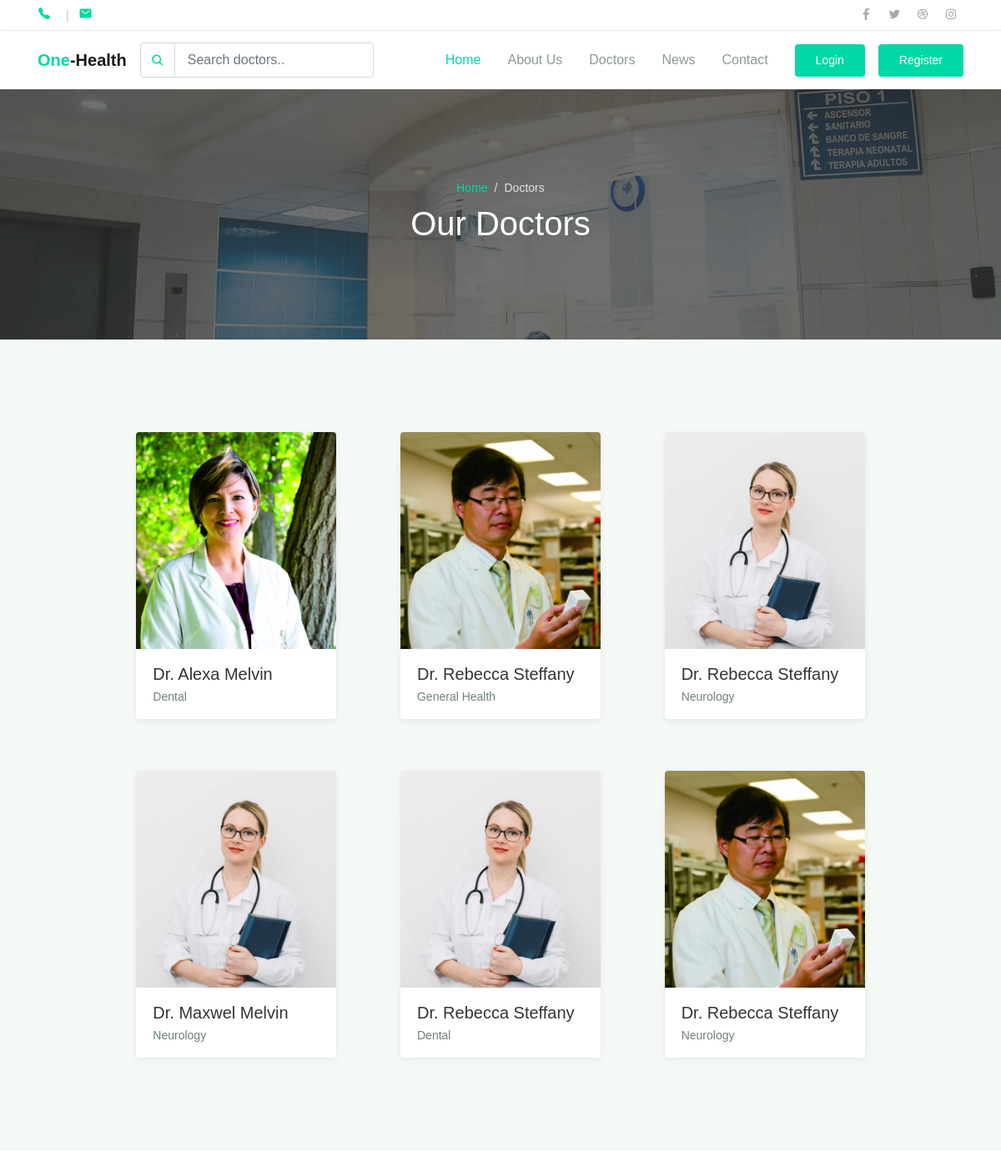
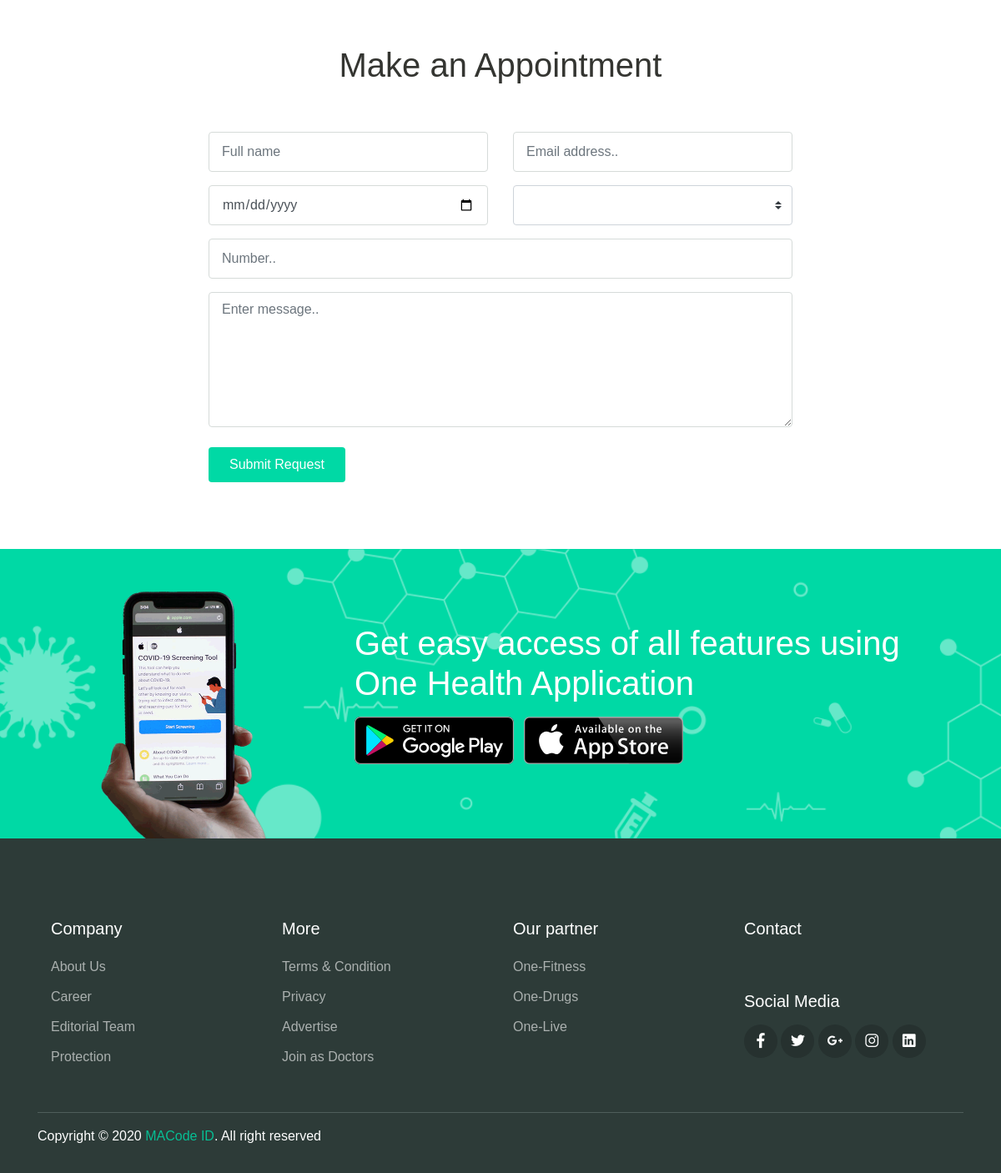
Screenshot of /doctor/ with the database file from the repository (2 pictures, top to bottom).
### app/models.py (models this page shows, shortened)
class Doctors(models.Model):
    image = models.ImageField(upload_to='uploads/')
    phone = models.CharField(max_length=255, null=True, blank=True)
    whatsapp = models.CharField(max_length=255, null=True, blank=True)
    name = models.CharField(max_length=255)
    department = models.CharField(max_length=255)
    class Meta:
        verbose_name = 'Doctor'
        verbose_name_plural = 'Doctors'

class FooterBanner(models.Model):
    banner_image = models.ImageField(upload_to='uploads/')
    mobile_app_image = models.ImageField(upload_to='uploads/')
    title = models.CharField(max_length=255)
    google_play_image = models.ImageField(upload_to='uploads/')
    app_store_image = models.ImageField(upload_to='uploads/')
    class Meta:
        verbose_name = 'FooterBanner'
        verbose_name_plural = 'FooterBanners'

### app/views.py (the view)
# urls.py: path('doctor/', views.DoctorView.as_view(), name='doctors'),
class DoctorView(TemplateView):
    template_name = 'doctors.html'
    def get_context_data(self, **kwargs):
        context = super().get_context_data(**kwargs)
        context['doctors'] = Doctors.objects.all()
        context['footer_banner'] = FooterBanner.objects.all()
        return context

### templates/doctors.html (shortened to what this page needs)
{% extends 'base.html' %}
{% load static %}
{% block content %}
  <div class="page-banner overlay-dark bg-image" style="background-image: url({% static '/assets/img/bg_image_1.jpg' %});">
    <div class="banner-section">
      <div class="container text-center wow fadeInUp">
        <nav aria-label="Breadcrumb">
          <ol class="breadcrumb breadcrumb-dark bg-transparent justify-content-center py-0 mb-2">
            <li class="breadcrumb-item"><a href="{% url 'index' %}">Home</a></li>
            <li class="breadcrumb-item active" aria-current="page">Doctors</li>
          </ol>
        </nav>
        <h1 class="font-weight-normal">Our Doctors</h1>
      </div>
    </div>
  </div>
  <div class="page-section bg-light">
    <div class="container">
      <div class="row justify-content-center">
        <div class="col-lg-10">
          <div class="row">
            {% for doctor in doctors %}
            <div class="col-md-6 col-lg-4 py-3 wow zoomIn">
              <div class="card-doctor">
                <div class="header">
                  <img src="{{ doctor.image.url }}" alt="">
                </div>
                <div class="body">
                  <p class="text-xl mb-0">{{ doctor.name }}</p>
                  <span class="text-sm text-grey">{{ doctor.department }}</span>
                </div>
              </div>
            </div>
            {% endfor %}
          </div>
        </div>
      </div>
    </div>
  </div>
    <div class="page-section">
    <div class="container">
      <h1 class="text-center wow fadeInUp">Make an Appointment</h1>
      <form  method="POST" action="{% url 'appointment'%}" class="main-form" >
        <div class="row mt-5 ">
          <div class="col-12 col-sm-6 py-2 wow fadeInLeft">
            <input type="text" name="full_name" class="form-control" placeholder="Full name">
          </div>
          <div class="col-12 col-sm-6 py-2 wow fadeInRight">
            <input type="text"  name="email" class="form-control" placeholder="Email address..">
          </div>
          <div class="col-12 col-sm-6 py-2 wow fadeInLeft" data-wow-delay="300ms">
            <input type="date"  name="date" class="form-control">
          </div>
          <div class="col-12 col-sm-6 py-2 wow fadeInRight" data-wow-delay="300ms">
            <select name="departements" id="departement" class="custom-select">
            </select>
          </div>
          <div class="col-12 py-2 wow fadeInUp" data-wow-delay="300ms">
            <input type="text" name="phone" class="form-control" placeholder="Number..">
          </div>
          <div class="col-12 py-2 wow fadeInUp" data-wow-delay="300ms">
            <textarea name="message" id="message" class="form-control" rows="6" placeholder="Enter message.."></textarea>
          </div>
        </div>
        <button type="submit" class="btn btn-primary mt-3 wow zoomIn">Submit Request</button>
      </form>
    </div>
  </div>
{% endblock %}

### templates/base.html (shortened to what this page needs)
{% load static %}
<!DOCTYPE html>
<html lang="en">
<head>
  <link rel="stylesheet" href="{% static '/assets/css/maicons.css' %}">
  <link rel="stylesheet" href="{% static '/assets/css/bootstrap.css' %}">
  <link rel="stylesheet" href="{% static '/assets/vendor/owl-carousel/css/owl.carousel.css' %}">
  <link rel="stylesheet" href="{% static '/assets/vendor/animate/animate.css' %}">
  <link rel="stylesheet" href="{% static '/assets/css/theme.css' %}">
</head>
<body>
{% include 'navbar.html' %}
{% block content %}
{% endblock %}
{% include 'footer.html' %}
</body>
</html>

### templates/navbar.html (shortened to what this page needs)
{% load static %}
  <header>
    <div class="topbar">
      <div class="container">
        <div class="row">
          <div class="col-sm-8 text-sm">
            <div class="site-info">
              <a href="#"><span class="mai-call text-primary"></span> {{ config.PHONE }}</a>
              <span class="divider">|</span>
              <a href="#"><span class="mai-mail text-primary"></span> {{ config.EMAIL }}</a>
            </div>
          </div>
          <div class="col-sm-4 text-right text-sm">
            <div class="social-mini-button">
                 {% if config.FACEBOOK %}
              <a href="{{ config.FACEBOOK }}" target="_blank"><span class="mai-logo-facebook-f"></span></a>
                {% else %}
                <a href="#"><span class="mai-logo-facebook-f"></span></a>
                {% endif %}
            {% if config.TWITTER %}
              <a href="{{ config.TWITTER }}" target="_blank"><span class="mai-logo-twitter"></span></a>
            {% else %}
            <a href="#"><span class="mai-logo-twitter"></span></a>
            {% endif %}
              <a href="#"><span class="mai-logo-dribbble"></span></a>
            {% if config.INSTAGRAM %}
              <a href="{{ config.INSTAGRAM }}" target="_blank"><span class="mai-logo-instagram"></span></a>
            {% else %}
            <a href="#"><span class="mai-logo-instagram"></span></a>
            {% endif %}
            </div>
          </div>
        </div>
      </div>
    </div>
    <nav class="navbar navbar-expand-lg navbar-light shadow-sm">
      <div class="container">
        <a class="navbar-brand" href="{% url 'index' %}"><span class="text-primary">One</span>-Health</a>
        <form method="GET" action="{% url 'search' %}" >
          <div class="input-group input-navbar">
            <div class="input-group-prepend" >
              <span class="input-group-text"  id="icon-addon1"><span class="mai-search"></span></span>
            </div>
            <input type="search" class="form-control" name="search" placeholder="Search doctors.." aria-label="Username" aria-describedby="icon-addon1">
          </div>
        </form>
        <div class="collapse navbar-collapse" id="navbarSupport">
          <ul class="navbar-nav ml-auto">
            <li class="nav-item active">
              <a class="nav-link" href="{% url 'index' %}">Home</a>
            </li>
            <li class="nav-item">
              <a class="nav-link" href="{% url 'about_us' %}">About Us</a>
            </li>
            <li class="nav-item">
              <a class="nav-link" href="{% url 'doctors' %}">Doctors</a>
            </li>
            <li class="nav-item">
              <a class="nav-link" href="{% url 'news' %}">News</a>
            </li>
            <li class="nav-item">
              <a class="nav-link" href="{% url 'contact' %}">Contact</a>
            </li>
              {% if user.is_authenticated %}
            <li class="nav-item">
              <a class="btn btn-primary ml-lg-3"  href="{% url 'logout' %}">Logout </a>
            </li>
              {% else %}
              <li class="nav-item">
              <a class="btn btn-primary ml-lg-3"  href="{% url 'login' %}">Login</a>
            </li>
              <li class="nav-item">
              <a class="btn btn-primary ml-lg-3"  href="{% url 'signup' %}">Register</a>
            </li>
              {% endif %}
          </ul>
        </div>
      </div>
    </nav>
  </header>

### templates/footer.html (shortened to what this page needs)
{% load static %}
    {% for footer in footer_banner %}
  <div class="page-section banner-home bg-image" style="background-image: url({{ footer.banner_image.url }});">
    <div class="container py-5 py-lg-0">
      <div class="row align-items-center">
        <div class="col-lg-4 wow zoomIn">
          <div class="img-banner d-none d-lg-block">
            <img src="{{ footer.mobile_app_image.url }}" alt="">
          </div>
        </div>
        <div class="col-lg-8 wow fadeInRight">
          <h1 class="font-weight-normal mb-3">{{ footer.title }}</h1>
          <a href="#"><img src="{{ footer.google_play_image.url }}" alt=""></a>
          <a href="#" class="ml-2"><img src="{{ footer.app_store_image.url }}" alt=""></a>
        </div>
      </div>
    </div>
  </div>
{% endfor %}
  <footer class="page-footer">
    <div class="container">
      <div class="row px-md-3">
        <div class="col-sm-6 col-lg-3 py-3">
          <h5>Company</h5>
          <ul class="footer-menu">
            <li><a href="{% url 'about_us'%}">About Us</a></li>
            <li><a href="#">Career</a></li>
            <li><a href="#">Editorial Team</a></li>
            <li><a href="#">Protection</a></li>
          </ul>
        </div>
        <div class="col-sm-6 col-lg-3 py-3">
          <h5>More</h5>
          <ul class="footer-menu">
            <li><a href="#">Terms & Condition</a></li>
            <li><a href="#">Privacy</a></li>
            <li><a href="#">Advertise</a></li>
            <li><a href="#">Join as Doctors</a></li>
          </ul>
        </div>
        <div class="col-sm-6 col-lg-3 py-3">
          <h5>Our partner</h5>
          <ul class="footer-menu">
            <li><a href="#">One-Fitness</a></li>
            <li><a href="#">One-Drugs</a></li>
            <li><a href="#">One-Live</a></li>
          </ul>
        </div>
        <div class="col-sm-6 col-lg-3 py-3">
          <h5>Contact</h5>
          <h5 class="mt-3">Social Media</h5>
          <div class="footer-sosmed mt-3">
              {% if config.FACEBOOK %}
            <a href="{{ config.FACEBOOK }}" target="_blank"><span class="mai-logo-facebook-f"></span></a>
               {% else %}
                  <a href="#" ><span class="mai-logo-facebook-f"></span></a>
              {% endif %}
          {% if config.TWITTER %}
            <a href="{{ config.TWITTER }}" target="_blank"><span class="mai-logo-twitter"></span></a>
          {% else %}
          <a href="#" ><span class="mai-logo-twitter"></span></a>
          {% endif %}
          {% if config.GOOGLE %}
            <a href="{{ config.GOOGLE }}" target="_blank"><span class="mai-logo-google-plus-g"></span></a>
          {% else %}
          <a href="#" ><span class="mai-logo-google-plus-g"></span></a>
           {% endif %}
           {% if config.INSTAGRAM %}
            <a href="{{ config.INSTAGRAM }}" target="_blank"><span class="mai-logo-instagram"></span></a>
          {% else %}
          <a href="#" ><span class="mai-logo-instagram"></span></a>
           {% endif %}
            {% if config.LINKEDIN %}
            <a href="{{ config.LINKEDIN }}" target="_blank"><span class="mai-logo-linkedin"></span></a>
           {% else %}
              <a href="#" ><span class="mai-logo-linkedin"></span></a>
           {% endif %}
          </div>
        </div>
      </div>
      <hr>
      <p id="copyright">Copyright &copy; 2020 <a href="https://macodeid.com/" target="_blank">MACode ID</a>. All right reserved</p>
    </div>
  </footer>

### rows the page displays
Doctors: image (picture), name "Dr. Alexa Melvin", department "Dental"
Doctors: image (picture), name "Dr. Rebecca Steffany", department "General Health"
Doctors: image (picture), name "Dr. Rebecca Steffany", department "Neurology"
Doctors: image (picture), name "Dr. Maxwel Melvin", department "Neurology"
Doctors: image (picture), name "Dr. Rebecca Steffany", department "Dental"
Doctors: image (picture), name "Dr. Rebecca Steffany", department "Neurology"
FooterBanner: banner_image (picture), mobile_app_image (picture), title "Get easy access of all features using One Health Application", google_play_image (picture), app_store_image (picture)
